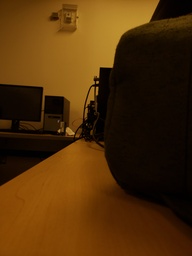
#> input picture Lab 2 Bonus/normal3.jpg, 192 x 256 px, shrunk from 3024 x 4032 before the run
$ python display_image.py
#> lines starting #> are read from the running program, lines starting #| are printed output that depends on the picture
import cv2


def MSE(original, reference, index):
    mse = 0
    for x in range(x_res):
        for y in range(y_res):
           mse += ((original[y][x][index]/255 - reference[y][x][index]/255)) ** 2
           #mse += ((original[y][x][1]/255 - reference[y][x][1]/255)) ** 2
           #mse += ((original[y][x][2]/255 - reference[y][x][2]/255)) ** 2
    return mse

def single_correct(target, reference, gam, index):
    for x in range(x_res):
        for y in range(y_res):
            target[y][x][index] = ((reference[y][x][index] ** (1/gam)) * 2) ** gam
            if(target[y][x][index] > 255):
                target[y][x][index] = 255;
    return target

normal = cv2.imread('normal3.jpg')
#> normal is the input picture: shape (256, 192, 3); mean B, G, R 8.6, 46.2, 79.4
#normal = cv2.resize(normal, (x_res, y_res))
#gray_normal = cv2.cvtColor(normal, cv2.COLOR_BGR2GRAY)

u_expose = cv2.imread('u_expose3.jpg')
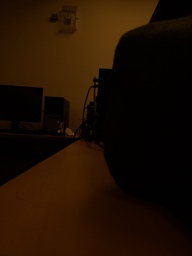
#> input picture Lab 2 Bonus/u_expose3.jpg, 192 x 256 px, shrunk from 3024 x 4032 before the run
#> u_expose is the input picture: shape (256, 192, 3); mean B, G, R 2.1, 15.4, 31.9
#u_expose = cv2.resize(u_expose, (x_res, y_res))
#gray_u_expose = cv2.cvtColor(u_expose, cv2.COLOR_BGR2GRAY)

corrected = cv2.imread('u_expose3.jpg')
#corrected = cv2.resize(corrected, (x_res, y_res))

best_corrected = cv2.imread('u_expose3.jpg')

height, width, channels = best_corrected.shape
#> height = 256; width = 192; channels = 3

x_res = width
#> x_res = 192
y_res = height
#> y_res = 256
#best_corrected = cv2.resize(best_corrected, (x_res, y_res))

#gray_corrected = cv2.cvtColor(corrected, cv2.COLOR_BGR2GRAY)
#The best gamma_r was 0.8976000000000001
#The best gamma_r was 0.9615
#The best gamma_g was 0.7664
#The best gamma_b was 0.5154


num_gammas = 200
min_gamma_r = 0.89
min_gamma_g = 0.74
min_gamma_b = 0.51
max_gamma_r = 1
max_gamma_g = 0.78
max_gamma_b = 0.53
step_r = (max_gamma_r - min_gamma_r)/num_gammas
step_g = (max_gamma_g - min_gamma_g)/num_gammas
step_b = (max_gamma_b - min_gamma_b)/num_gammas
gammas_r = [None] * num_gammas
gammas_g = [None] * num_gammas
gammas_b = [None] * num_gammas

for i in range(num_gammas):
    gammas_r[i] = min_gamma_r + step_r * i
    gammas_g[i] = min_gamma_g + step_g * i
    gammas_b[i] = min_gamma_b + step_b * i


#best_corrected = corrected
best_error_r = 100000000000
best_error_g = 0.7664
best_error_b = 0.5154

best_gamma_r = 0.9545
best_gamma_g = 0.7664
best_gamma_b = 0.5149

#print(MSE(u_expose, normal))

#for n in range(len(gammas_r)):
#    print("using gamma", gammas_r[n])
#    corrected = single_correct(corrected, u_expose, gammas_r[n], 0)
#    #corrected = single_correct(corrected, u_expose, gammas_g[n], 1)
#    #corrected = single_correct(corrected, u_expose, gammas_b[n], 2)
#    print("calculating error for gamma", gammas_r[n])
#    error_r = MSE(corrected, normal, 0)
#    #error_g = MSE(corrected, normal, 1)
#    #error_b = MSE(corrected, normal, 2)
#    print("red error:",error_r)
#    # "blue error:", error_b, "green error:", error_g)
#    if(error_r < best_error_r):
#        best_error_r = error_r
#        best_gamma_r = gammas_r[n]
#   # if(error_g < best_error_g):
#   #     best_error_g = error_g
#   #     best_gamma_g = gammas_g[n]
#   # if(error_b < best_error_b):
#   #     best_error_b = error_b
#   #     best_gamma_b = gammas_b[n]
#    print()
#    print()
#
#
#        #best_corrected = corrected
#print("The best gamma_r was", best_gamma_r)
#print("The best gamma_g was", best_gamma_g)
#print("The best gamma_b was", best_gamma_b)
#print("The best error_r was", best_error_r)
#print("The best error_g was", best_error_g)
#print("The best error_b was", best_error_b)
#print()
#The best gamma_r was 0.9545
#The best gamma_g was 0.766
#The best gamma_b was 0.5149
#The best error_r was 193.35154171490342
#The best error_g was 332.93734717408427
#The best error_b was 887.0112264523274

#for second image
#The best gamma_r was 1.3175
#The best gamma_g was 0.909
#The best gamma_b was 0.7475
#The best error_r was 93.29356401369647
#The best error_g was 301.2872126103944
#The best error_b was 626.7995078820835


gamma_new_r = best_gamma_r
gamma_new_g = best_gamma_g
gamma_new_b = best_gamma_b
for x in range(x_res):
    for y in range(y_res):
        best_corrected[y][x][0] = ((u_expose[y][x][0] ** (1/gamma_new_r)) * 2) ** gamma_new_r
        best_corrected[y][x][1] = ((u_expose[y][x][1] ** (1/gamma_new_g)) * 2) ** gamma_new_g
        best_corrected[y][x][2] = ((u_expose[y][x][2] ** (1/gamma_new_b)) * 2) ** gamma_new_b
        if(((u_expose[y][x][0] ** (1/gamma_new_r)) * 2) ** gamma_new_r > 255):
            best_corrected[y][x][0] = 255;
        if(((u_expose[y][x][1] ** (1/gamma_new_g)) * 2) ** gamma_new_g > 255):
            best_corrected[y][x][1] = 255;
        if(((u_expose[y][x][2] ** (1/gamma_new_b)) * 2) ** gamma_new_b > 255):
            best_corrected[y][x][2] = 255;
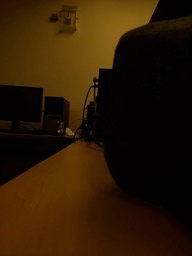
#> best_corrected: shape (256, 192, 3); mean B, G, R 3.4, 25.7, 45.1


cv2.imwrite('corrected.jpg', best_corrected)

cv2.imshow('corrected', best_corrected)
cv2.imshow('under exposed', u_expose)
cv2.imshow('normal', normal)
cv2.waitKey(0)
